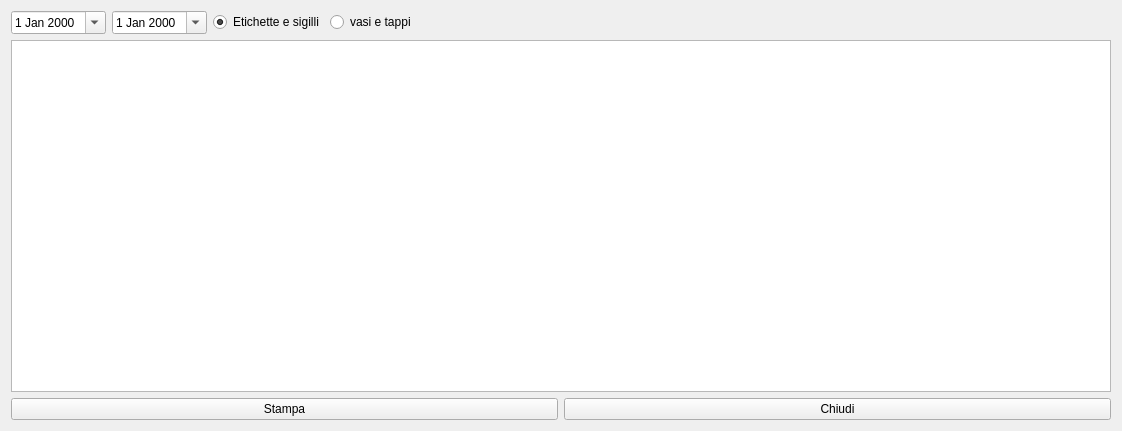
<?xml version="1.0" encoding="UTF-8"?>
<ui version="4.0">
 <class>FtRaw</class>
 <widget class="QWidget" name="FtRaw">
  <property name="windowModality">
   <enum>Qt::ApplicationModal</enum>
  </property>
  <property name="geometry">
   <rect>
    <x>0</x>
    <y>0</y>
    <width>1122</width>
    <height>431</height>
   </rect>
  </property>
  <property name="windowTitle">
   <string>Panoramica movimenti</string>
  </property>
  <property name="windowIcon">
   <iconset resource="resources.qrc">
    <normaloff>:/resources/icons/8712509_chart_graph_diagram_report_icon.png</normaloff>:/resources/icons/8712509_chart_graph_diagram_report_icon.png</iconset>
  </property>
  <layout class="QVBoxLayout" name="verticalLayout">
   <item>
    <layout class="QHBoxLayout" name="horizontalLayout_2">
     <item>
      <widget class="QDateEdit" name="deDal">
       <property name="calendarPopup">
        <bool>true</bool>
       </property>
      </widget>
     </item>
     <item>
      <widget class="QDateEdit" name="deAl">
       <property name="calendarPopup">
        <bool>true</bool>
       </property>
      </widget>
     </item>
     <item>
      <widget class="QRadioButton" name="rbLabels">
       <property name="text">
        <string>Etichette e sigilli</string>
       </property>
       <property name="checked">
        <bool>true</bool>
       </property>
      </widget>
     </item>
     <item>
      <widget class="QRadioButton" name="rbVases">
       <property name="text">
        <string>vasi e tappi</string>
       </property>
      </widget>
     </item>
     <item>
      <spacer name="horizontalSpacer">
       <property name="orientation">
        <enum>Qt::Horizontal</enum>
       </property>
       <property name="sizeHint" stdset="0">
        <size>
         <width>40</width>
         <height>20</height>
        </size>
       </property>
      </spacer>
     </item>
    </layout>
   </item>
   <item>
    <widget class="QTableView" name="tvRaw">
     <property name="styleSheet">
      <string notr="true">selection-color: rgb(255, 255, 255);
selection-background-color: rgb(0, 85, 255);</string>
     </property>
     <property name="editTriggers">
      <set>QAbstractItemView::NoEditTriggers</set>
     </property>
     <property name="alternatingRowColors">
      <bool>true</bool>
     </property>
     <property name="selectionMode">
      <enum>QAbstractItemView::SingleSelection</enum>
     </property>
     <property name="selectionBehavior">
      <enum>QAbstractItemView::SelectRows</enum>
     </property>
     <property name="sortingEnabled">
      <bool>false</bool>
     </property>
     <attribute name="horizontalHeaderCascadingSectionResizes">
      <bool>true</bool>
     </attribute>
     <attribute name="verticalHeaderVisible">
      <bool>false</bool>
     </attribute>
    </widget>
   </item>
   <item>
    <layout class="QHBoxLayout" name="horizontalLayout">
     <item>
      <widget class="QPushButton" name="pbPrint">
       <property name="text">
        <string>Stampa</string>
       </property>
       <property name="icon">
        <iconset resource="resources.qrc">
         <normaloff>:/resources/icons/print-icon.png</normaloff>:/resources/icons/print-icon.png</iconset>
       </property>
       <property name="iconSize">
        <size>
         <width>48</width>
         <height>48</height>
        </size>
       </property>
      </widget>
     </item>
     <item>
      <widget class="QPushButton" name="pbClose">
       <property name="text">
        <string>Chiudi</string>
       </property>
       <property name="icon">
        <iconset resource="resources.qrc">
         <normaloff>:/resources/icons/Actions-window-close-icon.png</normaloff>:/resources/icons/Actions-window-close-icon.png</iconset>
       </property>
       <property name="iconSize">
        <size>
         <width>48</width>
         <height>48</height>
        </size>
       </property>
      </widget>
     </item>
    </layout>
   </item>
  </layout>
 </widget>
 <resources>
  <include location="resources.qrc"/>
 </resources>
 <connections/>
</ui>
